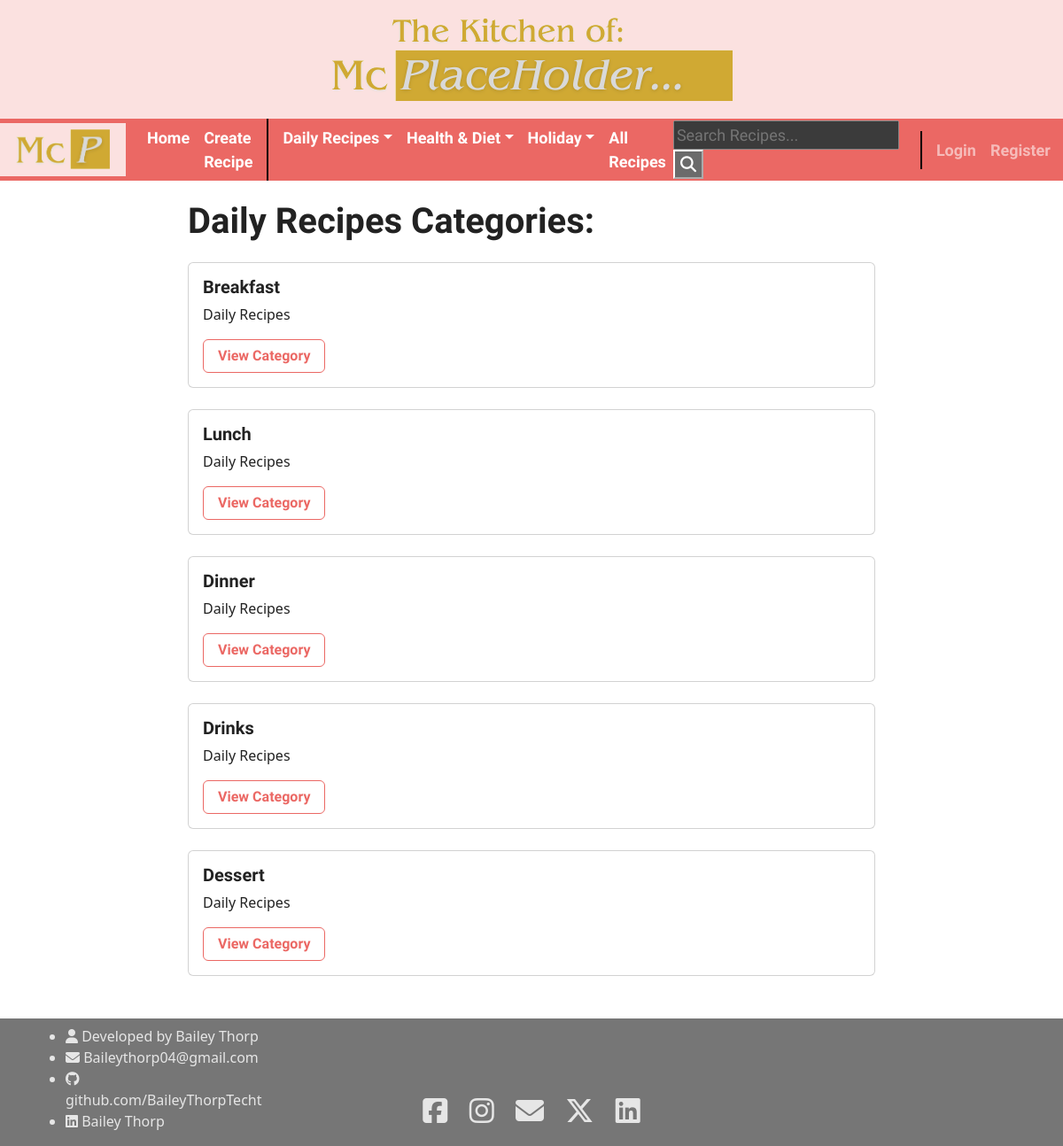
/recipe/daily recipes, run on the app's committed database.
### hello/models.py (models this page shows)
class Category(models.Model):
    title = models.CharField(max_length=100)
    def __str__(self):
        return self.title.lower()

class Subcategory(models.Model):
    title = models.CharField(max_length=100)
    parent_category = models.ForeignKey(Category, on_delete=models.CASCADE)
    def __str__(self):
        return self.title.lower()

### hello/views.py (the view)
# urls.py: path("recipe/<a>", views.CategoryView.as_view(), name="recipe-category"),
class CategoryView(ListView):
    model = models.Subcategory
    template_name = 'hello/recipe_category.html'
    context_object_name = 'subcategories'
    def get_context_data(self, **kwargs):
        context =  super().get_context_data(**kwargs)
        context['cat'] = self.request.path.split("/")[2]
        return context

### hello/context_processors.py (called while the page is built)
def navbar_processor(request):
    categories = models.Category.objects.all()
    subcategories = models.Subcategory.objects.all()
    return {
        'categories': categories,
        'subcategories': subcategories,
    }

### hello/templates/hello/recipe_category.html
{% extends "hello/base.html" %}
{% block content %}
<h1 class="text-capitalize">{{cat}} Categories:</h1>
{% for subcat in subcategories %}
{% if subcat.parent_category.title.title == cat.title  %}
<div class="card my-4">
    <div class="card-body">
        <h5 class="card-title text-capitalize">{{ subcat }}</h5>
        <p class="text-capitalize">{{subcat.parent_category}}</p>
        <a class="btn btn-outline-primary" href="{% url 'recipe-subcategory' cat subcat %}">View Category</a>
    </div>
</div>
{% endif %}
{% endfor %}
{% endblock content%}

### hello/templates/hello/base.html (shortened to what this page needs)
<!DOCTYPE html>
<html lang="en">
<head>
    <link
      href="https://cdn.jsdelivr.net/npm/bootswatch@5.2.0/dist/journal/bootstrap.min.css"
      rel="stylesheet"
    />
</head>
<body>
    <div class="text-center py-3" style="background-color:#fbe1e0;">
      {% load static %}
        <img src="{% static 'images/heading.png'%}"  style="mix-blend-mode: darken;" alt="header logo">
    </div>
    <nav class="navbar sticky-top navbar-expand-lg bg-primary pb-0" data-bs-theme="dark" style="padding:0px;">
        <div class="container-fluid ps-0">
          {% load static %}
          <a class="navbar-brand px-2 py-0" href="{% url 'landing' %}" style="background-color:#fbe1e0;">
            <img src="{% static 'images/logo.png'%}" style="height:60px; mix-blend-mode: darken;" alt="logo">
          </a>
          <div class="collapse navbar-collapse" id="navbarColor02">
            <ul class="navbar-nav me-auto">
              <li class="nav-item">
                <a class="nav-link active" href="{% url 'landing' %}">Home</a>
              </li>
              <li class="nav-item">
                <a class="nav-link active" href="{% url 'recipe-create' %}">Create Recipe</a>
              </li>
              <div class="mx-2" style="height:auto; border:1px solid black;"></div>
              {% for cat in categories %}
              <li class="nav-item dropdown" >
                <a class="nav-link active text-capitalize dropdown-toggle" aria-expanded="false" href="{% url 'recipe-category' cat %}">{{cat}}</a>
              </li>
              {% endfor %}
            <li class="nav-item">
              <a class="nav-link active" href="{% url 'recipe-all' %}">All Recipes</a>
            </li>
            </ul>
            <form action="{% url 'recipe-search' %}" method="get">
              <input name="q" type="text" placeholder="Search Recipes...">
              <button type="text">
                <i class="fa-solid fa-search"></i>
              </button>
            </form>
            <div class="ms-4 me-2" style="height:43px; border:1px solid black;"></div>
            <div class="navbar-nav">
              {% if user.is_authenticated %}
              <a class="nav-item nav-link" href="{% url 'user-profile' %}">My Profile </a>
              <a class="nav-item nav-link" href="{% url 'user-logout' %}">Log out</a>
              {% else %}
              <a class="nav-item nav-link" href="{% url 'user-login' %}">Login</a>
              <a class="nav-item nav-link" href="{% url 'user-register' %}">Register</a>
              {% endif %}
            </div>
          </div>
        </div>
    </nav>
    <div class="container my-4 col-8" style="min">
        {% block content %} {% endblock %}
    </div>
    <footer class="pt-2 margin-top: auto;" style="background-color:rgb(118,118,118); color:rgb(230,230,230)">
    <div class="container">
      <div class="row align-items-end">
        <div class="col-3" style="font-size: 16px;">
          <ul>
            <li><i class="fa-solid fa-user"></i> Developed by Bailey Thorp</li>
            <li><i class="fa-solid fa-envelope"></i> Baileythorp04@gmail.com</li>
            <li><i class="fa-brands fa-github"></i><a class="text-decoration-none" href="https://github.com/BaileyThorpTecht" target="_blank" style="color:rgb(230,230,230)">
              github.com/BaileyThorpTecht</a></li>
            <li><i class="fa-brands fa-linkedin"></i><a class="text-decoration-none" href="https://www.linkedin.com/in/bailey-thorp-25a7002a7/" target="_blank" style="color:rgb(230,230,230)">
              Bailey Thorp</a></li>
          </ul>
        </div>
        <div class="col-6 text-center">
          <p class="fa-2x">
            <a href="https://www.facebook.com/bailey.thorp.3/" target="_blank" style="color:rgb(230,230,230)">
              <i class="fa-brands fa-square-facebook mx-2"></i></a>
            <a href="https://www.instagram.com/baybaybayo/" target="_blank" style="color:rgb(230,230,230)">
              <i class="fa-brands fa-instagram mx-2"></i></a>
              <a href="mailto:Baileythorp04@gmail.com" style="color:rgb(230,230,230)">
                <i class="fa-solid fa-envelope mx-2"></i></a>
            <a href="https://twitter.com/baybaynapalm" target="_blank" style="color:rgb(230,230,230)">
              <i class="fa-brands fa-x-twitter mx-2"></i></a>
            <a href="https://www.linkedin.com/in/bailey-thorp-25a7002a7/" target="_blank" style="color:rgb(230,230,230)">
              <i href="" class="fa-brands fa-linkedin mx-2"></i></a>
          </p>
        </div>
      </div>
    </div>
    </footer>
</body>

### hello/templates/hello/base.html (style rules this page uses)
body { min-height: 100vh; display: flex; flex-direction: column; }
footer { margin-top: auto; }

### data on the page
Category: title "Daily Recipes"
Category: title "Health & Diet"
Category: title "Holiday"
Subcategory: title "Breakfast", parent_category "Daily Recipes"
Subcategory: title "Lunch", parent_category "Daily Recipes"
Subcategory: title "Dinner", parent_category "Daily Recipes"
Subcategory: title "Drinks", parent_category "Daily Recipes"
Subcategory: title "Dessert", parent_category "Daily Recipes"
